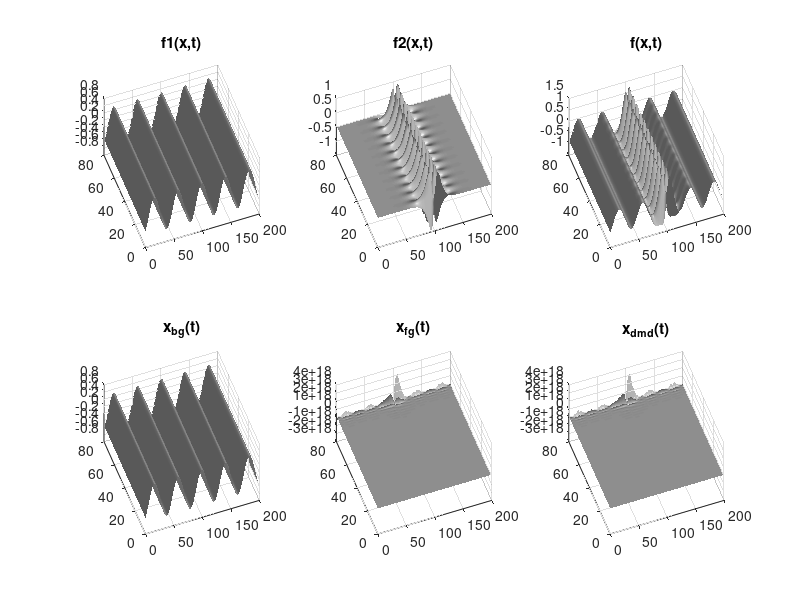
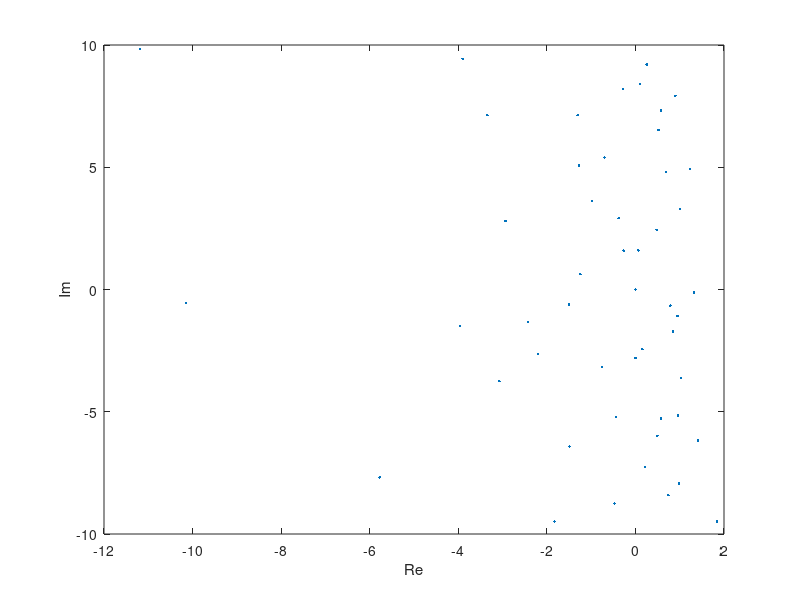

These charts were generated, in order, by the following MATLAB code:
close all, clear all;

%% Define time and space discretizations
n = 200;
m = 80;
x = linspace(-15,15,n);
t = linspace(0,8*pi,m); 
dt = t(2) - t(1); 
[Xgrid,T] = meshgrid(x,t);

%% Create two spatio-temporal patterns
f1 = 0.5*cos(Xgrid) .* (1+0*T);                     % time-independent!
f2 = (sech(Xgrid).*tanh(Xgrid)) .* (2*exp(1j*2.8*T));

%% Combine signals and make data matrix
X = (f1 + f2)';                                     % Data Matrix

figure;
subplot(2,3,1);
surfl(real(f1)); 
shading interp; colormap(gray); view(-20,60);
title('f1(x,t)')

subplot(2,3,2);
surfl(real(f2)); 
shading interp; colormap(gray); view(-20,60);
title('f2(x,t)')

subplot(2,3,3);
surfl(real(X')); 
shading interp; colormap(gray); view(-20,60);
title('f(x,t)')

%% Create data matrices for DMD
X1 = X(:,1:end-1);
X2 = X(:,2:end);

%% SVD and rank-50 truncation
r = 50;                                             % rank truncation
[U, S, V] = svd(X1, 'econ');
Ur = U(:, 1:r);
Sr = S(1:r, 1:r);
Vr = V(:, 1:r);

%% Build Atilde and DMD Modes
Atilde = Ur'*X2*Vr/Sr;
[W, D] = eig(Atilde);
Phi = X2*Vr/Sr*W;                                   % DMD Modes

%% DMD Spectra
fg_bg_epsilon = 1e-2;
lambda = diag(D);
omega = log(lambda)/dt;

bg = find(abs(omega)<fg_bg_epsilon);
fg = setdiff(1:r, bg);

omega_fg = omega(fg);                               % foreground
Phi_fg = Phi(:,fg);                                 % DMD foreground modes

omega_bg = omega(bg);                               % background
Phi_bg = Phi(:,bg);                                 % DMD background mode

%% Compute DMD Background Solution
b = Phi_bg \ X(:, 1);
X_bg = zeros(numel(omega_bg), length(t));
for tt = 1:length(t),
    X_bg(:, tt) = b .* exp(omega_bg .* t(tt));
end;
X_bg = Phi_bg * X_bg;

subplot(2,3,4);
surfl(real(X_bg')); 
shading interp; colormap(gray); view(-20,60);
title('x_{bg}(t)')

%% Compute DMD Foreground Solution
b = Phi_fg \ X(:, 1);
X_fg = zeros(numel(omega_fg), length(t));
for tt = 1:length(t),
    X_fg(:, tt) = b .* exp(omega_fg .* t(tt));
end;
X_fg = Phi_fg * X_fg;
% X_fg(:,1) = X_fg(:,1) - X_bg(:,1);                  % remove background in first state

subplot(2,3,5);
surfl(real(X_bg'));surfl(real(X_fg')); 
shading interp; colormap(gray); view(-20,60);
title('x_{fg}(t)')

%% plot both background and foreground together
X_dmd = X_bg + X_fg;

subplot(2,3,6);
surfl(real(X_bg'));surfl(real(X_dmd'));
shading interp; colormap(gray); view(-20,60);
title('x_{dmd}(t)')

print('-djpeg', '-loose', ['figures/' sprintf('example.jpeg')]);


%% plot omegas
figure;
plot(omega, '.');
xlabel('Re');
ylabel('Im');
print('-djpeg', '-loose', ['figures/' sprintf('example_omegas.jpeg')]);

